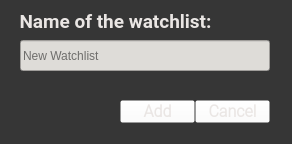
<?xml version="1.0" encoding="UTF-8"?>
<ui version="4.0">
 <class>Form</class>
 <widget class="QWidget" name="Form">
  <property name="geometry">
   <rect>
    <x>0</x>
    <y>0</y>
    <width>292</width>
    <height>144</height>
   </rect>
  </property>
  <property name="windowTitle">
   <string>Add Watchlist</string>
  </property>
  <property name="styleSheet">
   <string notr="true">background-color: rgb(54, 54, 54);</string>
  </property>
  <widget class="QLabel" name="label_Watchlist">
   <property name="enabled">
    <bool>true</bool>
   </property>
   <property name="geometry">
    <rect>
     <x>10</x>
     <y>10</y>
     <width>211</width>
     <height>21</height>
    </rect>
   </property>
   <property name="font">
    <font>
     <family>Roboto</family>
     <pointsize>14</pointsize>
     <weight>75</weight>
     <bold>true</bold>
    </font>
   </property>
   <property name="styleSheet">
    <string notr="true">color: rgb(234, 230, 228);</string>
   </property>
   <property name="text">
    <string>Name of the watchlist:</string>
   </property>
   <property name="textFormat">
    <enum>Qt::RichText</enum>
   </property>
   <property name="scaledContents">
    <bool>false</bool>
   </property>
   <property name="alignment">
    <set>Qt::AlignCenter</set>
   </property>
  </widget>
  <widget class="QPushButton" name="pushButton_Cancel">
   <property name="geometry">
    <rect>
     <x>195</x>
     <y>100</y>
     <width>75</width>
     <height>23</height>
    </rect>
   </property>
   <property name="font">
    <font>
     <family>Roboto Light</family>
     <pointsize>12</pointsize>
     <weight>75</weight>
     <bold>true</bold>
    </font>
   </property>
   <property name="styleSheet">
    <string notr="true">background-color: rgba(255, 255, 255, 0);
color: rgb(234, 230, 228);</string>
   </property>
   <property name="text">
    <string>Cancel</string>
   </property>
  </widget>
  <widget class="QLineEdit" name="lineEdit_NewWatchName">
   <property name="geometry">
    <rect>
     <x>20</x>
     <y>40</y>
     <width>250</width>
     <height>31</height>
    </rect>
   </property>
   <property name="styleSheet">
    <string notr="true">background-color: rgb(222, 220, 216);</string>
   </property>
   <property name="text">
    <string/>
   </property>
   <property name="cursorPosition">
    <number>0</number>
   </property>
   <property name="alignment">
    <set>Qt::AlignJustify|Qt::AlignVCenter</set>
   </property>
   <property name="placeholderText">
    <string>New Watchlist</string>
   </property>
  </widget>
  <widget class="QPushButton" name="pushButton_Add">
   <property name="geometry">
    <rect>
     <x>120</x>
     <y>100</y>
     <width>75</width>
     <height>23</height>
    </rect>
   </property>
   <property name="font">
    <font>
     <family>Roboto Light</family>
     <pointsize>12</pointsize>
     <weight>75</weight>
     <bold>true</bold>
    </font>
   </property>
   <property name="styleSheet">
    <string notr="true">background-color: rgba(255, 255, 255, 0);
color: rgb(234, 230, 228);</string>
   </property>
   <property name="text">
    <string>Add</string>
   </property>
  </widget>
 </widget>
 <tabstops>
  <tabstop>lineEdit_NewWatchName</tabstop>
  <tabstop>pushButton_Add</tabstop>
  <tabstop>pushButton_Cancel</tabstop>
 </tabstops>
 <resources/>
 <connections/>
</ui>
